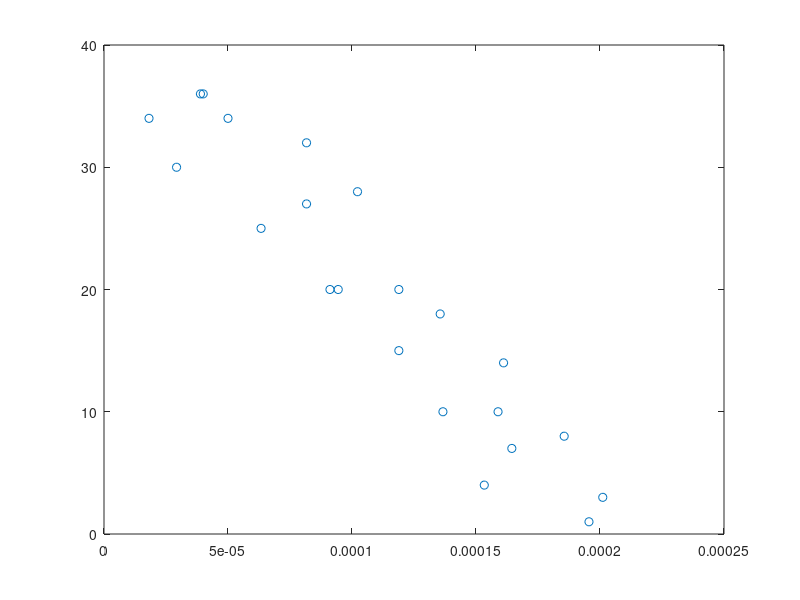

The MATLAB source for this figure:
function pump_analysis
% pump_analysis  Analyze pump curve data from ME 120

% -- Read data from text file and copy to working vectors
D = importdata('pump_data.txt','\t',1);
h = D.data(:,1);    %  Head: height of outlet tube above reservoir (inch)
V = D.data(:,2);    %  Voltage supplied to pump motor
I = D.data(:,3);    %  Current through pump motor (A)
dm = D.data(:,4);   %  Mass collected in time interval dt (gram)
dt = D.data(:,5);   %  Time interval for mass measurement (seconds)

% -- Constants for data analysis
g = 9.81;                 %  Acceleration of gravity (m/s^2)
rhow = 1000;              %  Density of water (kg/m^3)
dtube = 6.35e-3;          %  Inside diameter of nylon tubing (m)
Atube = 0.25*pi*dtube^2;  %  Cross-section area of nylon tubing (m^2)

% -- Compute and plot the pump curve
hm = h*2.54e-2;            %  Convert head from inches to meters
Q = ((dm/1000)./dt)/rhow;  %  Convert mass measurements to volumetric flow rate (m^3/s)
Lpm = Q*1000/60;           %  Convert m^3/s to L/min

plot(Lpm,h,'o')